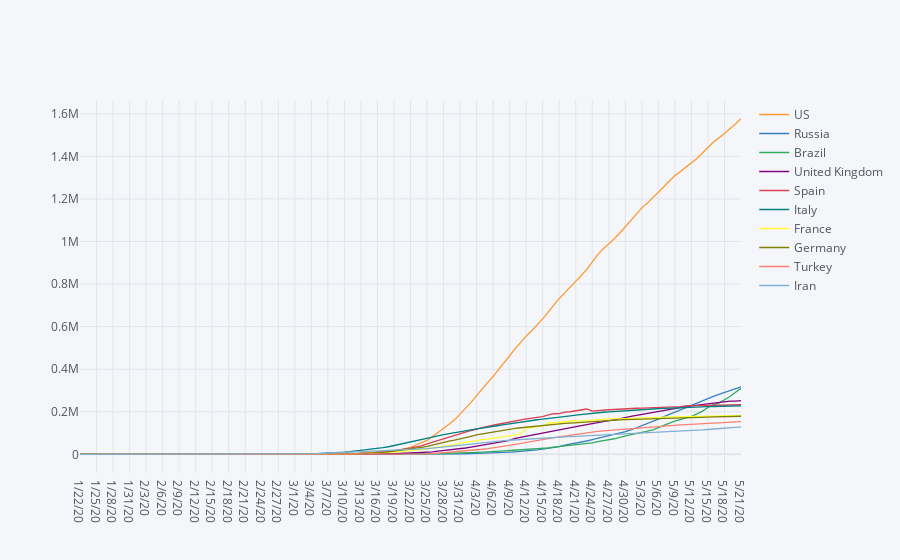

The notebook cell this image was saved under:
### Code cell
#iplot is more interactive and better to visualize
covid_country.sort_values(by=covid_country.columns[-1],ascending=False).head(10).transpose().iplot()
